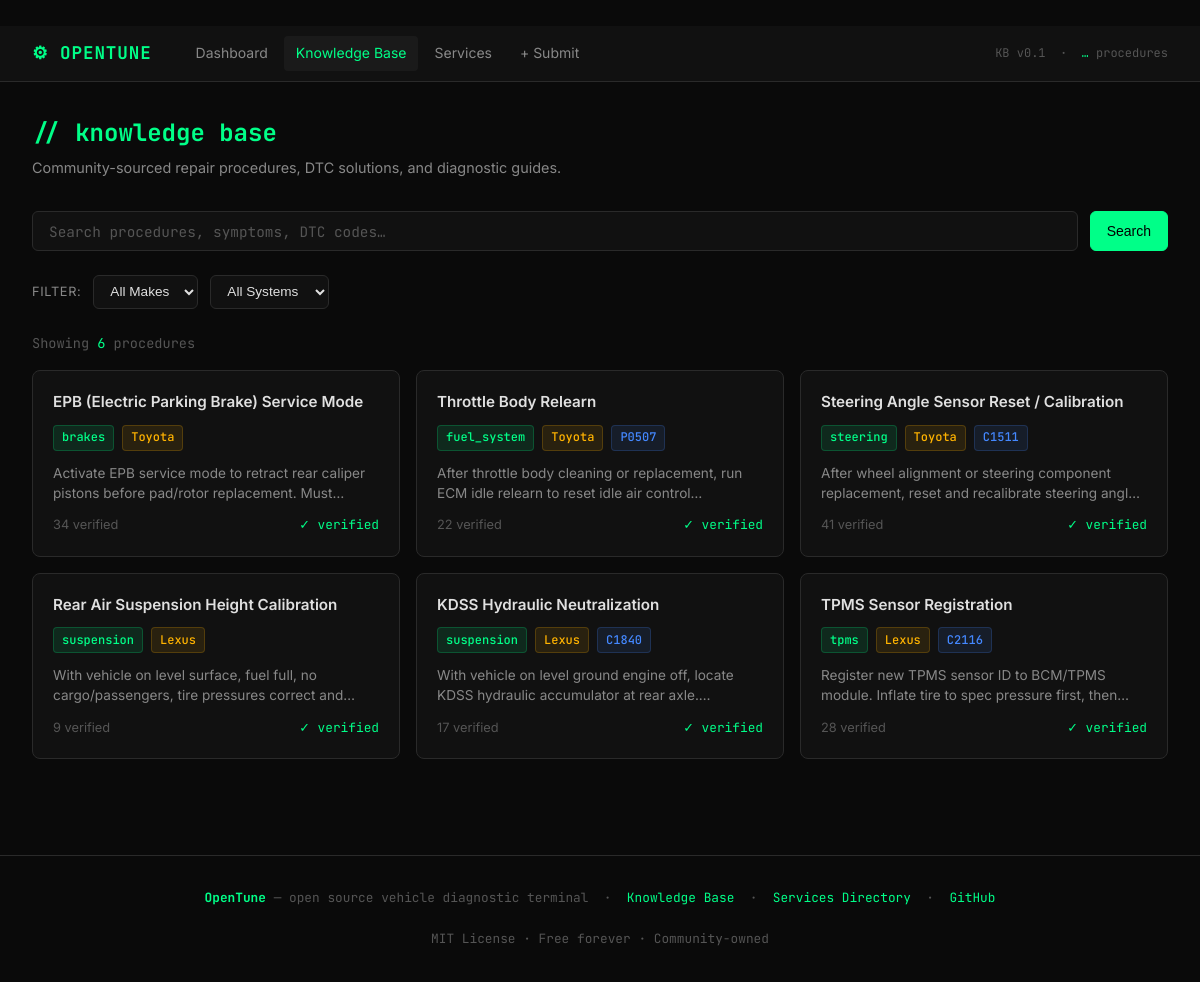
The app's page /browse, older data.
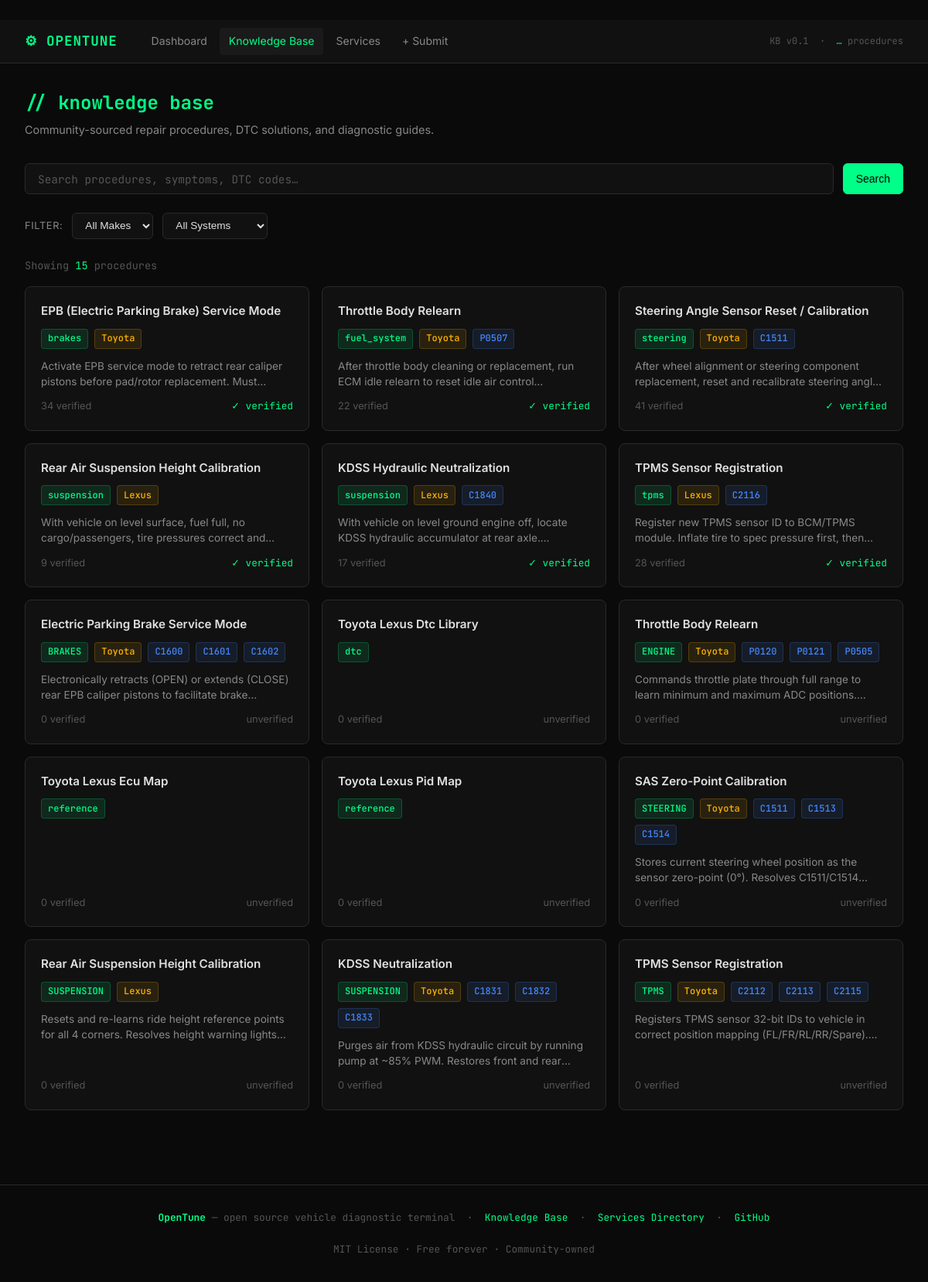
The same page, newer data.
### tables this page shows
CREATE TABLE procedures (
                id                TEXT PRIMARY KEY,
                title             TEXT,
                system            TEXT,
                make_family       TEXT,
                make              TEXT,
                model             TEXT,
                year_min          INTEGER,
                year_max          INTEGER,
                dtc_codes         TEXT DEFAULT '[]',
                symptoms          TEXT DEFAULT '[]',
                steps             TEXT DEFAULT '[]',
                outcome_summary   TEXT,
                verified_count    INTEGER DEFAULT 0,
                vehicles_confirmed TEXT DEFAULT '[]',
                confidence        REAL DEFAULT 0.0,
                contributor       TEXT DEFAULT 'opentune_seed',
                created_at        TEXT,
                updated_at        TEXT,
                embedding         BLOB
            );

### api/main.py (the view)
@app.get("/browse", response_class=HTMLResponse)
def web_browse(request: Request, q: str = "", make: str = "", system: str = ""):
    procs = get_all_procedures()
    all_makes = sorted(set(p.get("make") or "" for p in procs if p.get("make")))
    all_systems = sorted(set(p.get("system") or "" for p in procs if p.get("system")))
    if q:
        pool = [p for p in procs
                if (not make or (p.get("make") or "").lower() == make.lower())
                and (not system or (p.get("system") or "").lower() == system.lower())]
        results = search_procedures(q, pool or procs, top_k=50)
    else:
        results = [p for p in procs
                   if (not make or (p.get("make") or "").lower() == make.lower())
                   and (not system or (p.get("system") or "").lower() == system.lower())]
    return _templates.TemplateResponse(request=request, name="browse.html", context={
        "active": "browse", "procedures": [_summary(p) for p in results],
        "query": q, "makes": all_makes, "systems": all_systems,
        "selected_make": make, "selected_system": system,
    })

### web/templates/browse.html (shortened to what this page needs)
﻿{% extends "base.html" %}
{% block content %}
<div class="container">
  <div class="page-header">
    <h1>// knowledge base</h1>
    <p>Community-sourced repair procedures, DTC solutions, and diagnostic guides.</p>
  </div>
  <form method="get" action="/browse">
    <div class="search-bar">
      <input class="search-input" type="text" name="q" placeholder="Search procedures, symptoms, DTC codes…" value="{{ query or '' }}">
      <button type="submit" class="btn btn-primary">Search</button>
    </div>
    <div class="filters">
      <span class="filter-label">Filter:</span>
      <select name="make" class="filter-select" onchange="this.form.submit()">
        <option value="">All Makes</option>
      </select>
      <select name="system" class="filter-select" onchange="this.form.submit()">
        <option value="">All Systems</option>
      </select>
    </div>
  </form>
  <div class="result-count">Showing <span>{{ procedures | length }}</span> procedures</div>
  {% if procedures %}
  <div class="cards-grid">
    {% for proc in procedures %}
    <a href="/procedure/{{ proc.id }}" class="proc-card">
      <div class="proc-card-title">{{ proc.title }}</div>
      <div class="proc-card-meta">
        {% if proc.system %}<span class="tag tag-system">{{ proc.system }}</span>{% endif %}
        {% if proc.make %}<span class="tag tag-make">{{ proc.make }}</span>{% endif %}
        {% for dtc in (proc.dtc_codes or [])[:3] %}
        <span class="tag tag-dtc">{{ dtc }}</span>
        {% endfor %}
      </div>
      {% if proc.outcome_summary %}
      <div class="proc-card-summary">{{ proc.outcome_summary }}</div>
      {% endif %}
      <div class="proc-card-footer">
        <span>{{ proc.verified_count or 0 }} verified</span>
        {% if (proc.verified_count or 0) > 0 %}
        <span class="verified-badge">✓ verified</span>
        {% else %}
        <span style="color:var(--text-muted);font-size:0.8rem;">unverified</span>
        {% endif %}
      </div>
    </a>
    {% endfor %}
  </div>
  {% endif %}
</div>
{% endblock %}

Row changes from the older to the newer data that the page shows:
added procedures: title "Electric Parking Brake Service Mode", system "BRAKES", make "Toyota", 3 "C1600" "C1601" "C1602", outcome_summary "Electronically retracts (OPEN) or extends (CLOSE) rear EPB caliper pistons to facilitate…", verified_count "0", shows "unverified"
added procedures: title "Toyota Lexus Dtc Library", system "dtc", verified_count "0", shows "unverified"
added procedures: title "Throttle Body Relearn", system "ENGINE", make "Toyota", 3 "P0120" "P0121" "P0505", outcome_summary "Commands throttle plate through full range to learn minimum and maximum ADC…", verified_count "0", shows "unverified"
added procedures: title "Toyota Lexus Ecu Map", system "reference", verified_count "0", shows "unverified"
added procedures: title "Toyota Lexus Pid Map", system "reference", verified_count "0", shows "unverified"
added procedures: title "SAS Zero-Point Calibration", system "STEERING", make "Toyota", 3 "C1511" "C1513" "C1514", outcome_summary "Stores current steering wheel position as the sensor zero-point (0°). Resolves…", verified_count "0", shows "unverified"
added procedures: title "Rear Air Suspension Height Calibration", system "SUSPENSION", make "Lexus", outcome_summary "Resets and re-learns ride height reference points for all 4 corners. Resolves height warning…", verified_count "0", shows "unverified"
added procedures: title "KDSS Neutralization", system "SUSPENSION", make "Toyota", 3 "C1831" "C1832" "C1833", outcome_summary "Purges air from KDSS hydraulic circuit by running pump at ~85% PWM. Restores front and…", verified_count "0", shows "unverified"
added procedures: title "TPMS Sensor Registration", system "TPMS", make "Toyota", 3 "C2112" "C2113" "C2115", outcome_summary "Registers TPMS sensor 32-bit IDs to vehicle in correct position mapping…", verified_count "0", shows "unverified"
Text that changed along with them:
{{ procedures | length }}: "6" → "15"
